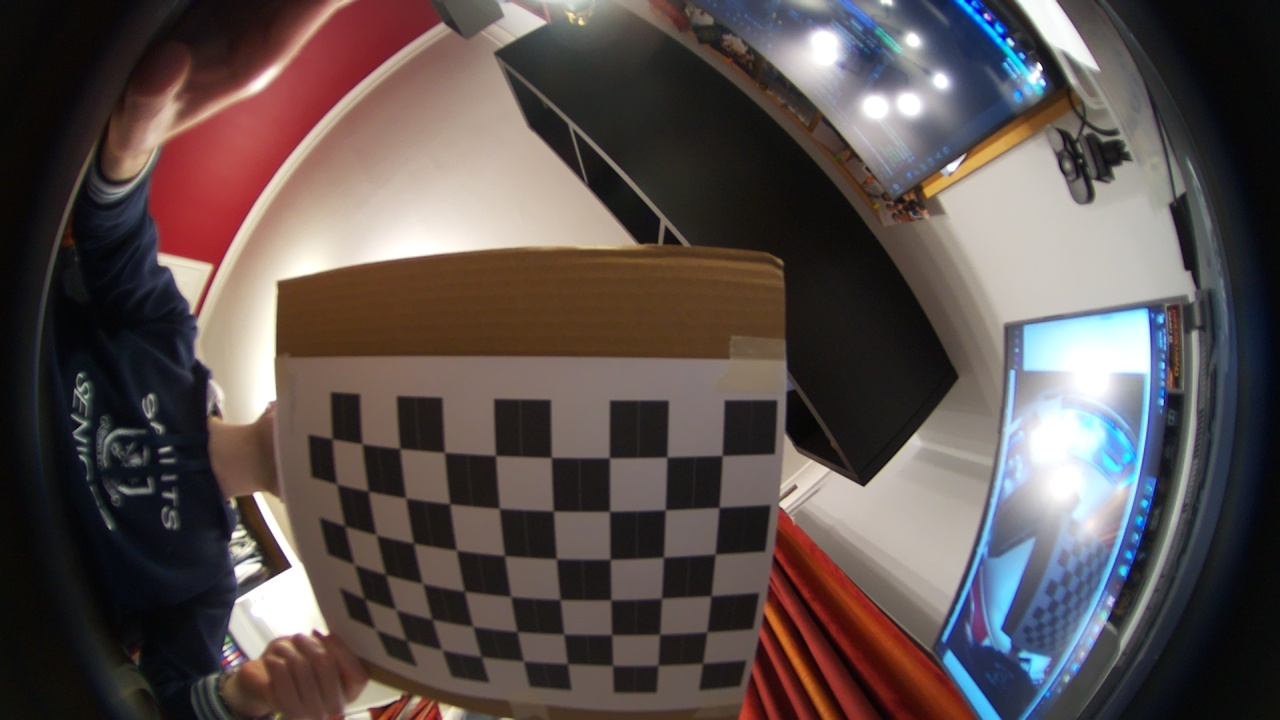
#> input picture fisheye_calibration/img_003.jpg, 1280 x 720 px
$ python -i board_capture.py   (imports and definitions only)   (older library calls are emulated)
#> lines starting #> are read from the running program, lines starting #| are printed output that depends on the picture
#> further down, picture is the input picture: shape (720, 1280, 3); mean B, G, R 78.1, 80.1, 90.7
### undistort.py
import cv2
import numpy as np
import sys
from pathlib import Path
import time

# TODO: Refactor this mess
# class FishEyeCorrector:
#     def __init__(self, dim: Tuple[int, int], k: np.array, d: np.array):
#
# Maybe use @cached_property to memoise constant params we need to calculate (https://stackoverflow.com/a/56097764)

# Logic adapted from https://medium.com/@kennethjiang/calibrate-fisheye-lens-using-opencv-part-2-13990f1b157f

# Calibrated to current lens setup
DIM=(1280, 720)
K=np.array([[375.42727147451, 0.0, 641.496818682067], [0.0, 375.3825372354678, 372.2592486673318], [0.0, 0.0, 1.0]])
D=np.array([[-0.009176217948661868], [-0.00876731233656425], [0.006551298173650552], [-0.0019715619325778844]])

# Compute rectification map on startup to speedup undistortion in production
# This is how scaled_K, dim2 and balance are used to determine the final K used to un-distort image.
balance = 0.3
new_K = cv2.fisheye.estimateNewCameraMatrixForUndistortRectify(K, D, DIM, np.eye(3), balance=balance)
map1, map2 = cv2.fisheye.initUndistortRectifyMap(K, D, np.eye(3), new_K, DIM, cv2.CV_16SC2) # Bulk of time spent here

def main():
    for p in sys.argv[1:]:
        undistort_and_display(Path(p))

def undistort(img):
    undistorted_img = cv2.remap(img, map1, map2, interpolation=cv2.INTER_LINEAR, borderMode=cv2.BORDER_CONSTANT)
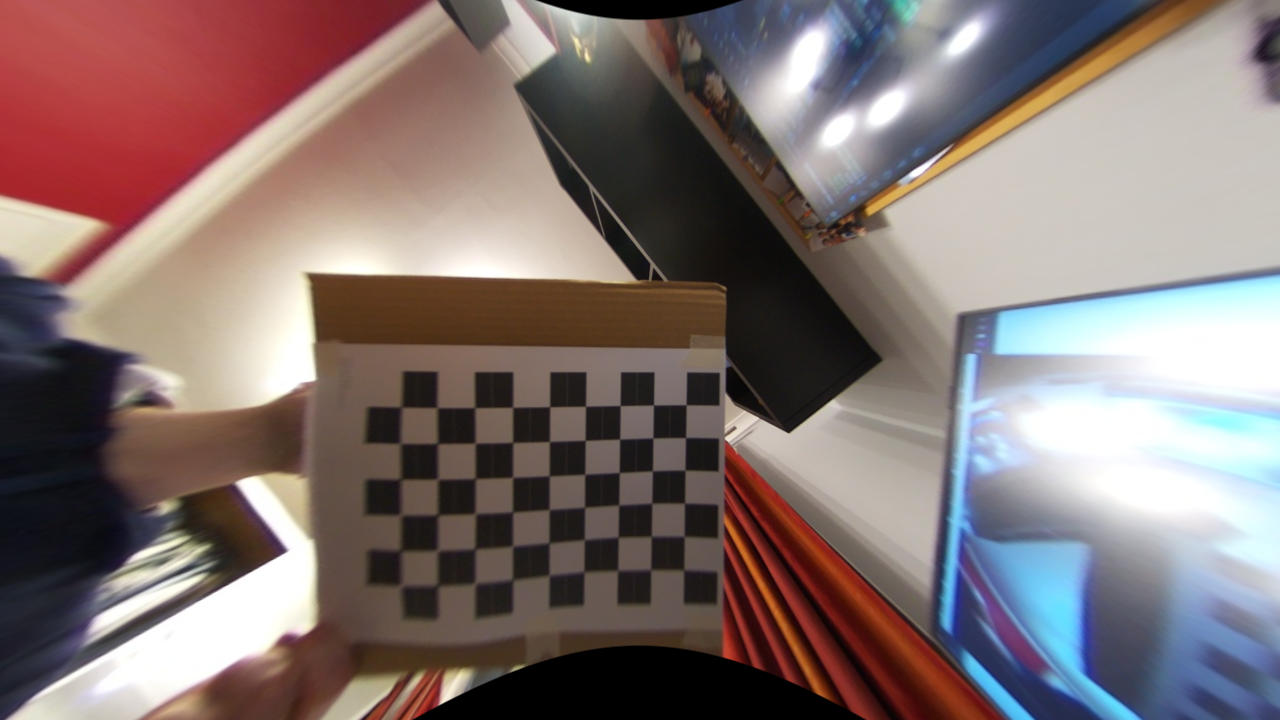
#> undistorted_img: shape (720, 1280, 3); mean B, G, R 112.9, 115, 130.7

    # Crop image
    w_crop = 200
    undistorted_img = undistorted_img[:, w_crop:DIM[0]-w_crop]
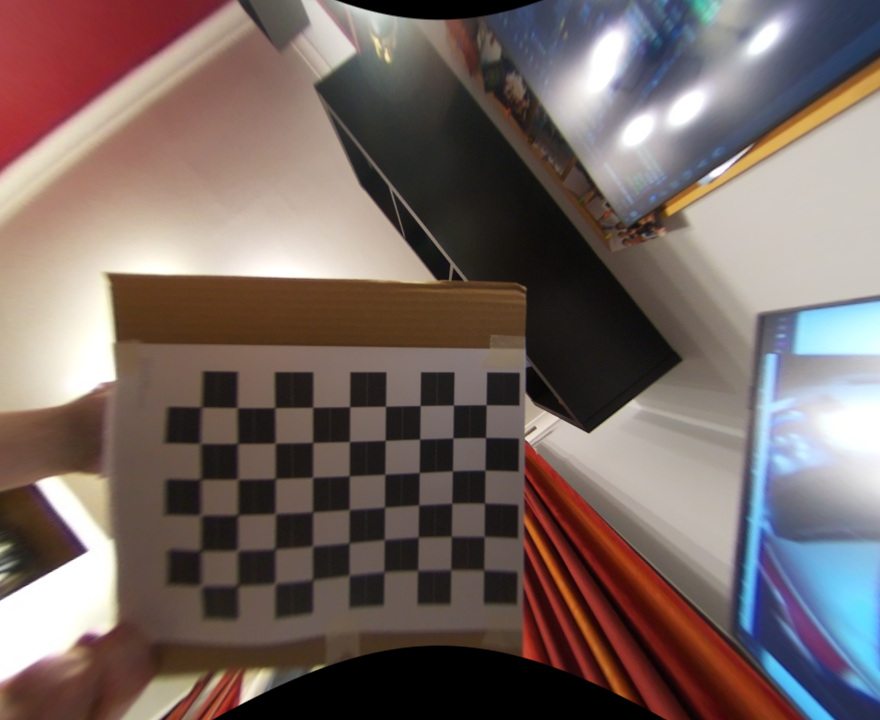
#> undistorted_img: shape (720, 880, 3); mean B, G, R 99, 103.3, 118.4

    return undistorted_img

# [22 lines left out: function undistort_and_display, not called in this run]

# [2 lines that do not run on import are left out]

### board_capture.py
from picamera2 import Picamera2
import cv2
import numpy as np
from typing import List, Optional
from sys import getsizeof

from undistort import undistort

# Number of tiles of the board visible in an image
BOARD_WIDTH = 8
BOARD_HEIGHT = 8
RAW_IMG_DIMS = (1280, 720)

##### 1. Image capture
# [18 lines left out: functions setup_camera, capture_img, not called in this run]

##### 2. Preprocessing
def preprocess_image(img: cv2.Mat) -> cv2.Mat:
    img_undistorted = undistort(img) # Remove fisheye distortion
    img_blur = cv2.GaussianBlur(img_undistorted, (5, 5), 1) # Remove gaussian noise
#> (the run stopped early here; a loop or call above may not have finished)

$ run again, on fisheye_calibration/img_004.jpg
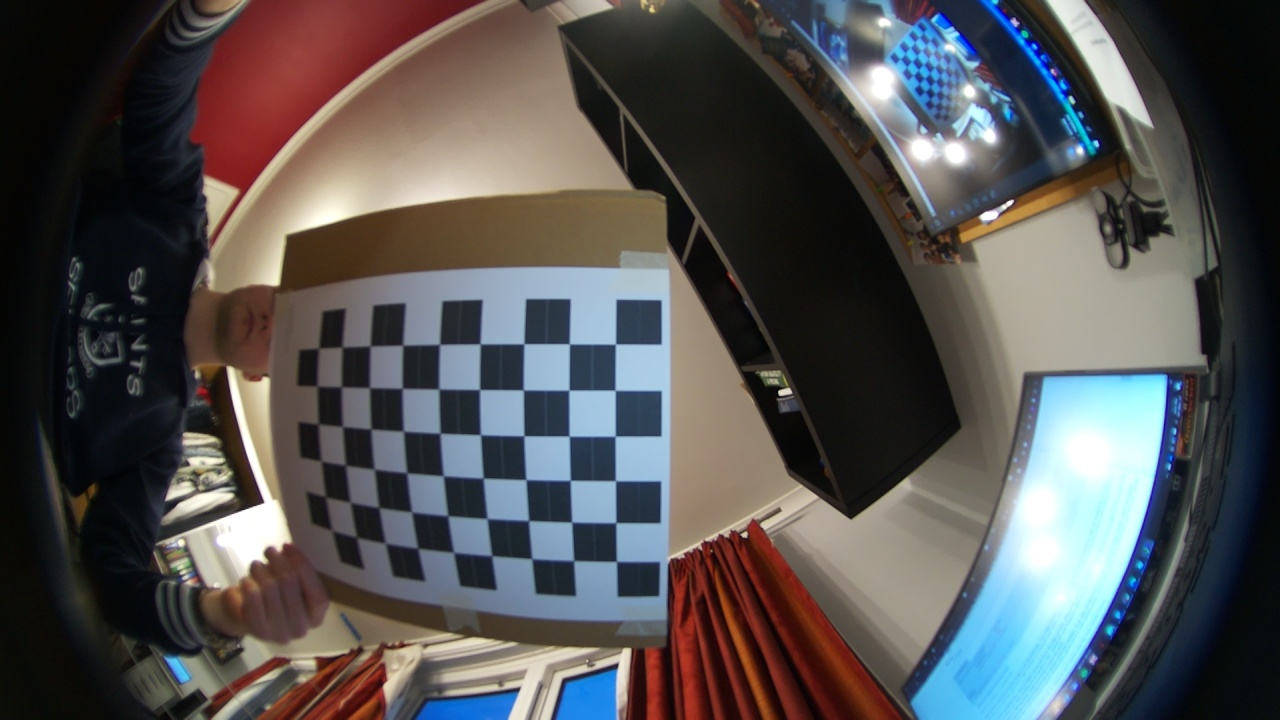
#> input picture fisheye_calibration/img_004.jpg, 1280 x 720 px
#> picture is the input picture: shape (720, 1280, 3); mean B, G, R 81.5, 81.5, 83.7
#> in undistort, `undistorted_img = cv2.remap(img, map1, map2, interpolation=cv2.INTER_L..`:
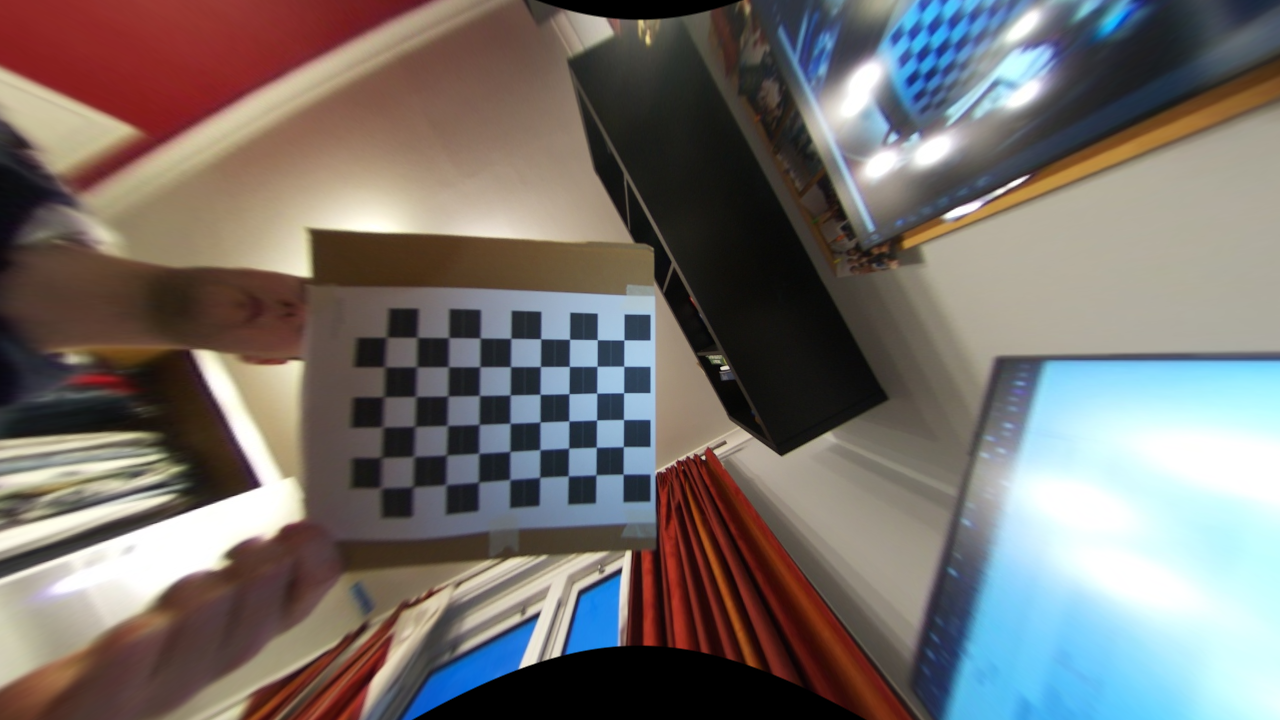
#> undistorted_img: shape (720, 1280, 3); mean B, G, R 109.2, 112.7, 118.3
#> in undistort, `undistorted_img = undistorted_img[:, w_crop:DIM[0]-w_crop]`:
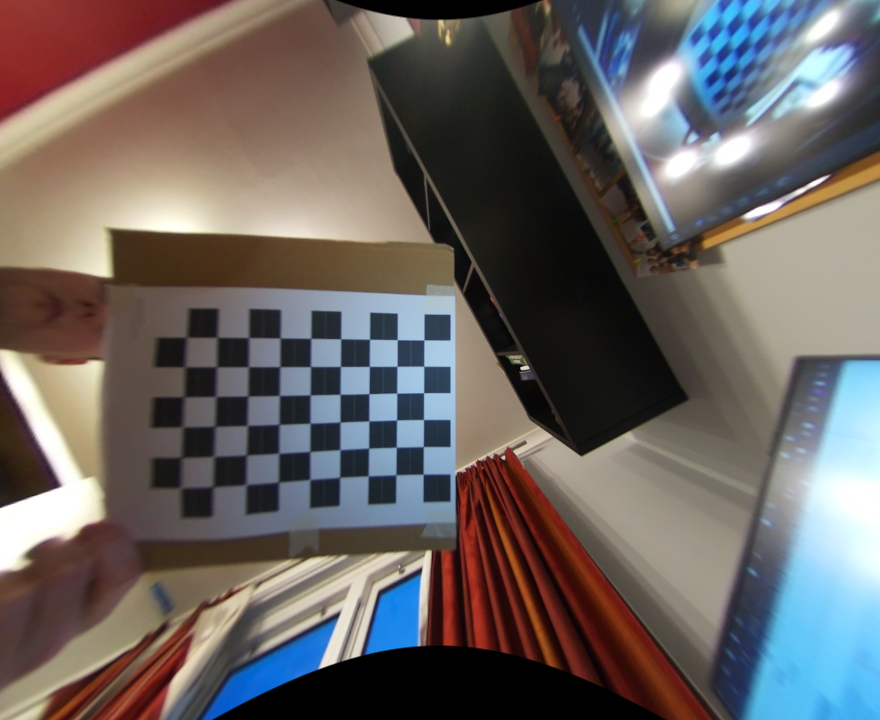
#> undistorted_img: shape (720, 880, 3); mean B, G, R 96.7, 99.2, 105.7

$ run again, on fisheye_calibration/img_006.jpg
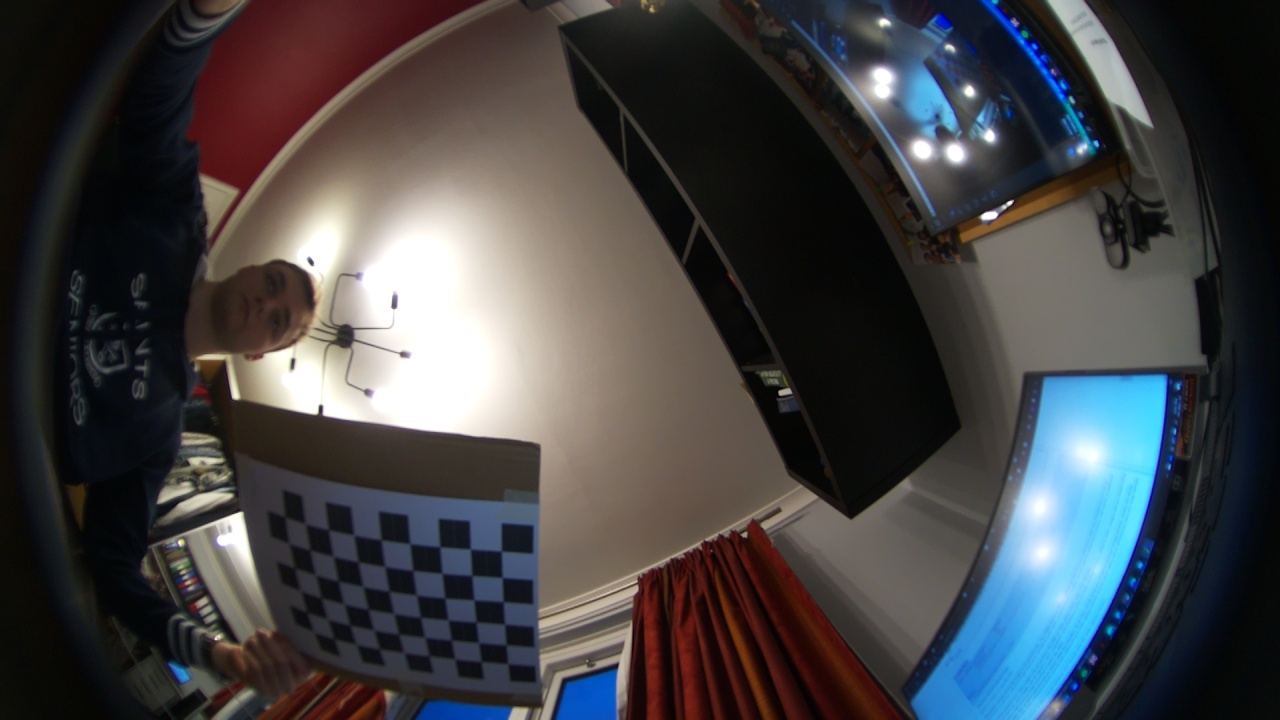
#> input picture fisheye_calibration/img_006.jpg, 1280 x 720 px
#> picture is the input picture: shape (720, 1280, 3); mean B, G, R 68.6, 66.8, 67.3
#> in undistort, `undistorted_img = cv2.remap(img, map1, map2, interpolation=cv2.INTER_L..`:
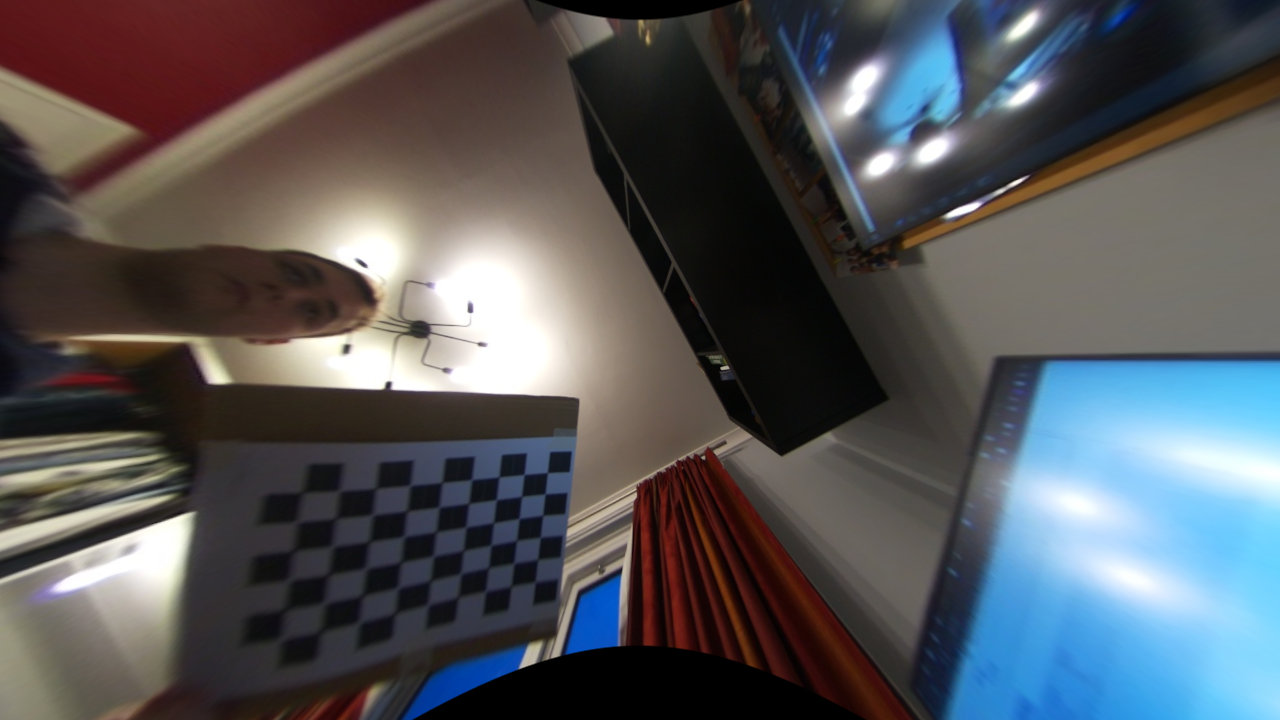
#> undistorted_img: shape (720, 1280, 3); mean B, G, R 88.9, 85.7, 85
#> in undistort, `undistorted_img = undistorted_img[:, w_crop:DIM[0]-w_crop]`:
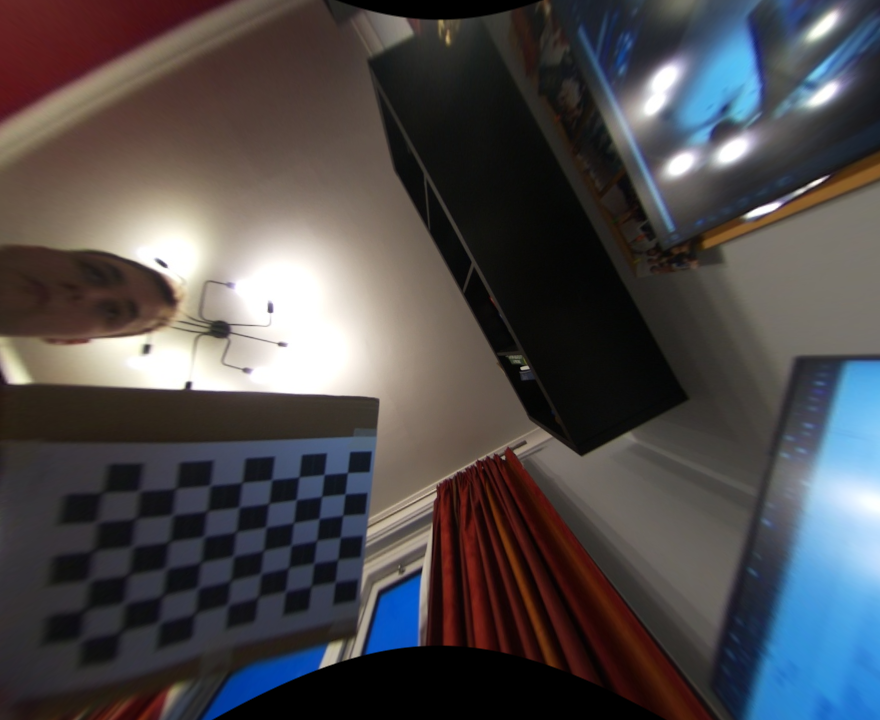
#> undistorted_img: shape (720, 880, 3); mean B, G, R 76.2, 74.3, 77.1
